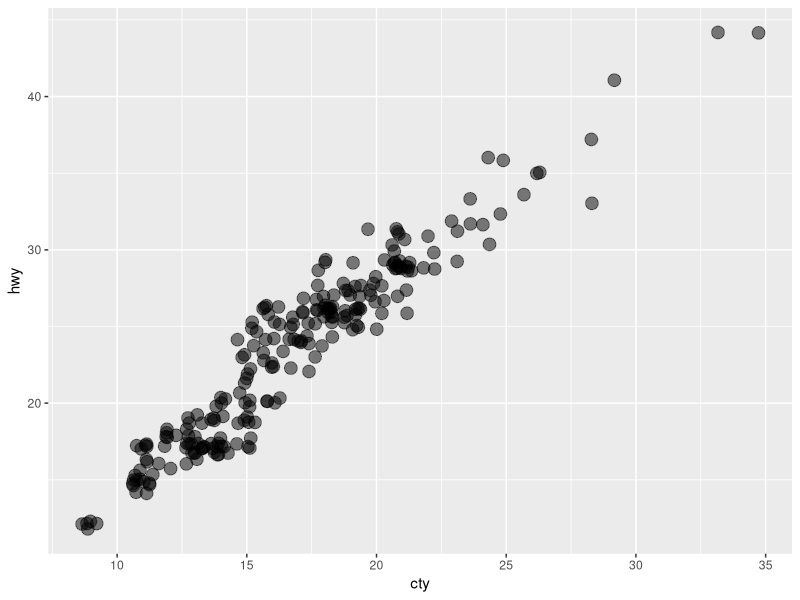

The R script that drew this image:
## ---- chunk 1
library(tidyverse)

ggplot(mpg) +
  geom_jitter(aes(cty, hwy), size = 4, alpha = 0.5) 
